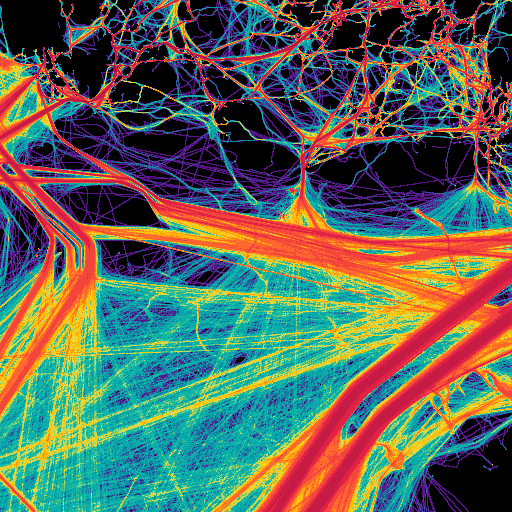
#> input picture 00.png, 512 x 512 px
$ python TryBest.py
#> lines starting #> are read from the running program, lines starting #| are printed output that depends on the picture; after the words box and inside, x2 and y2 are one past the last pixel; in counts of white or black regions, pixels touching at a corner belong together
#> further down, img is the input picture: shape (512, 512, 3); mean B, G, R 89.2, 100.5, 93.4
import cv2

import numpy as np
import pickle
import pyastar2d
import networkx as nx


def dist(a, b):
  (x1, y1) = a
  (x2, y2) = b
  return ((x1 - x2) ** 2 + (y1 - y2) ** 2) ** 0.5


def FindWayPoints2(num, ways2, ways3, flag):
  h = imge(num)
  check = {'1.0': 0,
           '1.1': 1,
           '2.5': 2,
           '4.0': 3,
           '8.0': 4,
           '9.0': 5}
  wayout = []
  i = 0
  p = list(num)
  a, b = int(p[0]), int(p[1])
  if a == 0 or flag == 1:
    while i != (512):
      wayout1 = []
      wayout2 = []
      wayout3 = []
      wayout4 = []
      wayout5 = []
      wayout6 = []
      check2 = [0, 0, 0, 0, 0, 0]
      while h[0][i] != np.inf:
        wayoutloc = i
        # print(i)
        if i != 511:
          while h[0][i] == h[0][i + 1]:
            if i == 510:
              break
            i += 1
        l = (i + wayoutloc) // 2
        o = check.get(str(h[0][l]))
        check2[o] = 1
        if i != 511 and wayoutloc != 0:
          if h[0][i] < h[0][i + 1] and h[0][i] < h[0][wayoutloc - 1]:
            if o == 0:
              wayout1.append((0, l))
            elif o == 1:
              wayout2.append((0, l))
            elif o == 2:
              wayout3.append((0, l))
            elif o == 3:
              wayout4.append((0, l))
            elif o == 4:
              wayout5.append((0, l))
        elif i == 511:
          if h[0][i] < h[0][wayoutloc - 1]:
            if o == 0:
              wayout1.append((0, l))
            elif o == 1:
              wayout2.append((0, l))
            elif o == 2:
              wayout3.append((0, l))
            elif o == 3:
              wayout4.append((0, l))
            elif o == 4:
              wayout5.append((0, l))
        elif wayoutloc == 0:
          if h[0][i] < h[0][i + 1]:
            if o == 0:
              wayout1.append((0, l))
            elif o == 1:
              wayout2.append((0, l))
            elif o == 2:
              wayout3.append((0, l))
            elif o == 3:
              wayout4.append((0, l))
            elif o == 4:
              wayout5.append((0, l))
        i += 1
        if i == 511:
          break
      anotherDic = {0: wayout1, 1: wayout2, 2: wayout3, 3: wayout4, 4: wayout5, 5: wayout6}
      for r in range(len(check2) - 1):
        if check2[r] != 0:
          first = anotherDic.get(r)
          u = r + 1
          second = anotherDic.get(u)
          wayout.extend(first)
          wayout.extend(second)
          break
      i += 1
  else:
    a1 = a - 1
    num1 = str(a1) + str(b)
    k = ways3.get(num1)
    wayout.extend(k)
  i = 0
  wayoutput2 = []
  while i != (512):
    wayout1 = []
    wayout2 = []
    wayout3 = []
    wayout4 = []
    wayout5 = []
    wayout6 = []
    wayoutput21 = []
    wayoutput22 = []
    wayoutput23 = []
    wayoutput24 = []
    wayoutput25 = []
    wayoutput26 = []
    check2 = [0, 0, 0, 0, 0, 0]
    while h[i][511] != np.inf:
      wayoutloc = i
      if wayoutloc != 511:
        while h[i][511] == h[i + 1][511]:
          if i == 510:
            break
          i += 1
      l = (i + wayoutloc) // 2
      o = check.get(str(h[l][511]))
      check2[o] = 1
      if i != 511 and wayoutloc != 0:
        if h[i][511] < h[i + 1][511] and h[i][511] < h[wayoutloc - 1][511]:
          if o == 0:
            wayout1.append((l, 511))
            wayoutput21.append((l, 0))
          elif o == 1:
            wayout2.append((l, 511))
            wayoutput22.append((l, 0))
          elif o == 2:
            wayout3.append((l, 511))
            wayoutput23.append((l, 0))
          elif o == 3:
            wayout4.append((l, 511))
            wayoutput24.append((l, 0))
          elif o == 4:
            wayout5.append((l, 511))
            wayoutput25.append((l, 0))
      elif i == 511:
        if h[i][511] < h[wayoutloc - 1][511]:
          if o == 0:
            wayout1.append((l, 511))
            wayoutput21.append((l, 0))
          elif o == 1:
            wayout2.append((l, 511))
            wayoutput22.append((l, 0))
          elif o == 2:
            wayout3.append((l, 511))
            wayoutput23.append((l, 0))
          elif o == 3:
            wayout4.append((l, 511))
            wayoutput24.append((l, 0))
          elif o == 4:
            wayout5.append((l, 511))
            wayoutput25.append((l, 0))
      elif wayoutloc == 0:
        if h[i][511] < h[i + 1][511]:
          if o == 0:
            wayout1.append((l, 511))
            wayoutput21.append((l, 0))
          elif o == 1:
            wayout2.append((l, 511))
            wayoutput22.append((l, 0))
          elif o == 2:
            wayout3.append((l, 511))
            wayoutput23.append((l, 0))
          elif o == 3:
            wayout4.append((l, 511))
            wayoutput24.append((l, 0))
          elif o == 4:
            wayout5.append((l, 511))
            wayoutput25.append((l, 0))
      i += 1
      if i == 511:
        break
    anotherDic = {0: wayout1, 1: wayout2, 2: wayout3, 3: wayout4, 4: wayout5, 5: wayout6}
    anotherDic2 = {0: wayoutput21, 1: wayoutput22, 2: wayoutput23, 3: wayoutput24, 4: wayoutput25, 5: wayoutput26}
    for o in range(len(check2) - 1):
      if check2[o] != 0:
        first = anotherDic.get(o)
        u = o + 1
        second = anotherDic.get(u)
        first2 = anotherDic2.get(o)
        second2 = anotherDic2.get(u)
        wayout.extend(first)
        wayout.extend(second)
        wayoutput2.extend(first2)
        wayoutput2.extend(second2)
        break
    i += 1
  i = 0
  ways2[num] = wayoutput2
  wayoutput3 = []
  while i != (512):
    wayout1 = []
    wayout2 = []
    wayout3 = []
    wayout4 = []
    wayout5 = []
    wayout6 = []
    wayoutput21 = []
    wayoutput22 = []
    wayoutput23 = []
    wayoutput24 = []
    wayoutput25 = []
    wayoutput26 = []
    check2 = [0, 0, 0, 0, 0, 0]
    while h[511][i] != np.inf:
      wayoutloc = i
      if wayoutloc != 511:
        while h[511][i] == h[511][i + 1]:
          if i == 510:
            break
          i += 1
      l = (i + wayoutloc) // 2
      o = check.get(str(h[511][l]))
      check2[o] = 1
      if i != 511 and wayoutloc != 0:
        if h[511][i] < h[511][i + 1] and h[511][i] < h[511][wayoutloc - 1]:
          if o == 0:
            wayout1.append((511, l))
            wayoutput21.append((0, l))
          elif o == 1:
            wayout2.append((511, l))
            wayoutput22.append((0, l))
          elif o == 2:
            wayout3.append((511, l))
            wayoutput23.append((0, l))
          elif o == 3:
            wayout4.append((511, l))
            wayoutput24.append((0, l))
          elif o == 4:
            wayout5.append((511, l))
            wayoutput25.append((0, l))
      elif i == 511:
        if h[511][i] < h[511][wayoutloc - 1]:
          if o == 0:
            wayout1.append((511, l))
            wayoutput21.append((0, l))
          elif o == 1:
            wayout2.append((511, l))
            wayoutput22.append((0, l))
          elif o == 2:
            wayout3.append((511, l))
            wayoutput23.append((0, l))
          elif o == 3:
            wayout4.append((511, l))
            wayoutput24.append((0, l))
          elif o == 4:
            wayout5.append((511, l))
            wayoutput25.append((0, l))
      elif wayoutloc == 0:
        if h[511][i] < h[511][i + 1]:
          if o == 0:
            wayout1.append((511, l))
            wayoutput21.append((0, l))
          elif o == 1:
            wayout2.append((511, l))
            wayoutput22.append((0, l))
          elif o == 2:
            wayout3.append((511, l))
            wayoutput23.append((0, l))
          elif o == 3:
            wayout4.append((511, l))
            wayoutput24.append((0, l))
          elif o == 4:
            wayout5.append((511, l))
            wayoutput25.append((0, l))
      i += 1
      if i == 511:
        break
    anotherDic = {0: wayout1, 1: wayout2, 2: wayout3, 3: wayout4, 4: wayout5, 5: wayout6}
    anotherDic2 = {0: wayoutput21, 1: wayoutput22, 2: wayoutput23, 3: wayoutput24, 4: wayoutput25, 5: wayoutput26}
    for o in range(len(check2) - 1):
      if check2[o] != 0:
        first = anotherDic.get(o)
        u = o + 1
        second = anotherDic.get(u)
        first2 = anotherDic2.get(o)
        second2 = anotherDic2.get(u)
        wayout.extend(first)
        wayout.extend(second)
        wayoutput3.extend(first2)
        wayoutput3.extend(second2)
        break
    i += 1
  ways3[num] = wayoutput3
  i = 0
  if b == 0 or flag == 1:
    while i != (512):
      wayout1 = []
      wayout2 = []
      wayout3 = []
      wayout4 = []
      wayout5 = []
      wayout6 = []
      check2 = [0, 0, 0, 0, 0, 0]
      while h[i][0] != np.inf:
        wayoutloc = i
        if wayoutloc != 511:
          while h[i][0] == h[i + 1][0]:
            if i == 510:
              break
            i += 1
        l = (i + wayoutloc) // 2
        o = check.get(str(h[l][0]))
        check2[o] = 1
        if i != 511 and wayoutloc != 0:
          if h[i][0] < h[i + 1][0] and h[i][0] < h[wayoutloc - 1][0]:
            if o == 0:
              wayout1.append((l, 0))
            elif o == 1:
              wayout2.append((l, 0))
            elif o == 2:
              wayout3.append((l, 0))
            elif o == 3:
              wayout4.append((l, 0))
            elif o == 4:
              wayout5.append((l, 0))
        elif i == 511:
          if h[i][0] < h[wayoutloc - 1][0]:
            if o == 0:
              wayout1.append((l, 0))
            elif o == 1:
              wayout2.append((l, 0))
            elif o == 2:
              wayout3.append((l, 0))
            elif o == 3:
              wayout4.append((l, 0))
            elif o == 4:
              wayout5.append((l, 0))
        elif wayoutloc == 0:
          if h[i][0] < h[i + 1][0]:
            if o == 0:
              wayout1.append((l, 0))
            elif o == 1:
              wayout2.append((l, 0))
            elif o == 2:
              wayout3.append((l, 0))
            elif o == 3:
              wayout4.append((l, 0))
            elif o == 4:
              wayout5.append((l, 0))
        i += 1
        if i == 511:
          break
      anotherDic = {0: wayout1, 1: wayout2, 2: wayout3, 3: wayout4, 4: wayout5, 5: wayout6}
      for r in range(len(check2) - 1):
        if check2[r] != 0:
          first = anotherDic.get(r)
          u = r + 1
          second = anotherDic.get(u)
          wayout.extend(first)
          wayout.extend(second)
          break
      i += 1
  else:
    b1 = b - 1
    num1 = str(a) + str(b1)
    k = ways2.get(num1)
    wayout.extend(k)
  if not wayout:
    flag = 2
  return wayout, ways2, ways3, flag

def imge(num):
  with open(num + '.npy', 'rb') as f:
    g = np.load(f)
  return(g)

def DrawWay(img, path):
    i = 0
    while i < len(path):
        x, y = path[i]
        img[x, y] = (255, 255, 255)
        img[x-1, y] = (255, 255, 255)
        i += 1
    return img

def procimg(num, img):
#> called with num = '00'
  only_red_pixels = np.argwhere(cv2.inRange(img, (0, 19, 61), (255,32, 255)))
#> only_red_pixels = 9756 pairs, first value 0 to 511, second value 0 to 511
  red_pixels = np.argwhere(cv2.inRange(img, (0, 19, 61), (255, 58, 255)))
#> red_pixels = 19570 pairs, first value 0 to 511, second value 0 to 511
  orange_pixels = np.argwhere(cv2.inRange(img, (0, 19, 61), (255, 163, 255)))
#> orange_pixels = 56027 pairs, first value 0 to 511, second value 0 to 511
  yellow_pixels = np.argwhere(cv2.inRange(img, (0, 19, 61), (255, 255, 255)))
#> yellow_pixels = 92109 pairs, first value 0 to 511, second value 0 to 511
  blue_pixels = np.argwhere(cv2.inRange(img, (0, 82, 0), (255, 255, 255)))
#> blue_pixels = 135854 pairs, first value 0 to 511, second value 0 to 511
  purple_pixels = np.argwhere(cv2.inRange(img, (0, 16, 0), (255, 255, 255)))
#> purple_pixels = 205415 pairs, first value 0 to 511, second value 0 to 511
  # mass = np.zeros((512, 512), dtype=np.float32)
  mass = np.full((512, 512), np.inf, dtype=np.float32)
  for px, py in purple_pixels:
    mass[px][py] = 9
#> this loop made 205415 passes
#> py on passes 1 to 3: 59, 60, 104
#> mass: shape (512, 512) float32; 21.64% of the values are NaN or infinite; the others: min 9, max 9, mean 9
  for px, py in blue_pixels:
    mass[px][py] = 8
#> this loop made 135854 passes
#> py on passes 1 to 3: 59, 60, 105
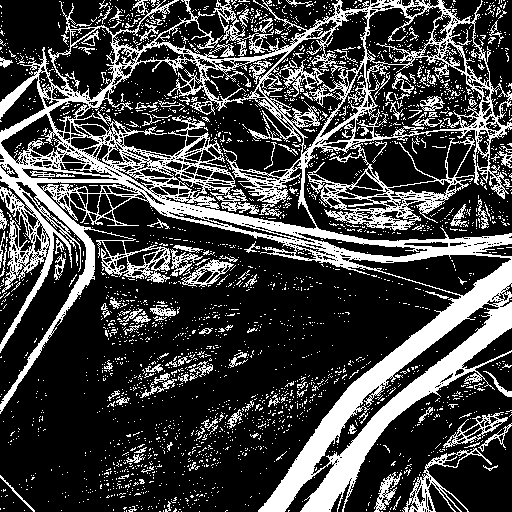
#> mass: shape (512, 512) float32; 21.64% of the values are NaN or infinite; the others: min 8, max 9, mean 8.34; drawn with min black, max white, NaN and infinite black
  for px, py in yellow_pixels:
    mass[px][py] = 4
#> this loop made 92109 passes
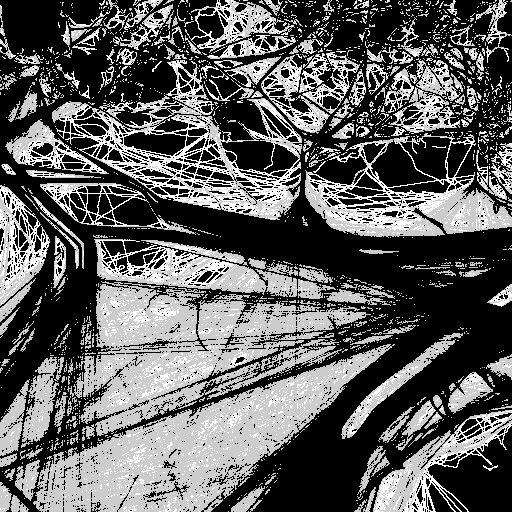
#> mass: shape (512, 512) float32; 21.64% of the values are NaN or infinite; the others: min 4, max 9, mean 6.38; drawn with min black, max white, NaN and infinite black
  for px, py in orange_pixels:
    mass[px][py] = 2.5
#> this loop made 56027 passes
#> py on passes 1 to 3: 59, 60, 117
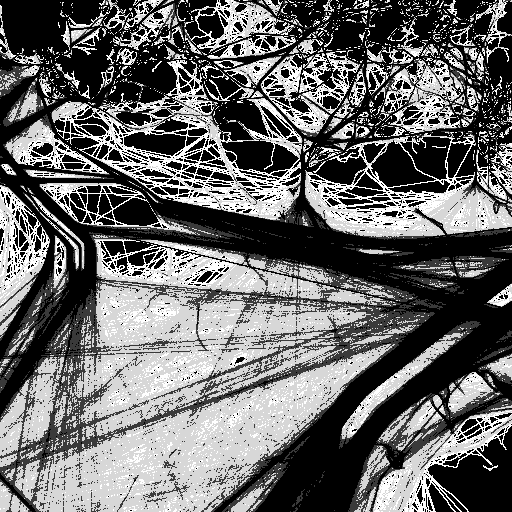
#> mass: shape (512, 512) float32; 21.64% of the values are NaN or infinite; the others: min 2.5, max 9, mean 5.97; drawn with min black, max white, NaN and infinite black
  for px, py in red_pixels:
    mass[px][py] = 1.1
#> this loop made 19570 passes
#> (px, py) on passes 1 to 3: (0, 141), (0, 142), (0, 143)
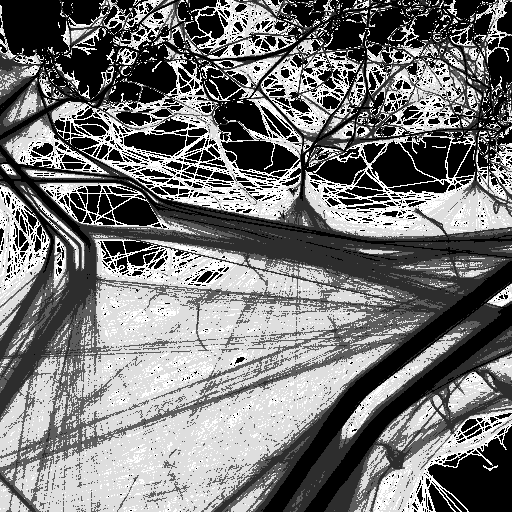
#> mass: shape (512, 512) float32; 7.47% of pixels changed, all inside (x1, y1, x2, y2) = (0, 0, 512, 512); drawn with min black, max white, NaN and infinite black
  for px, py in only_red_pixels:
    mass[px][py] = 1
#> this loop made 9756 passes
#> (px, py) on passes 1 to 3: (0, 142), (0, 143), (0, 144)
  # [5 lines of commented-out code are left out]
  with open(num + '.npy', 'wb') as f:
    np.save(f, mass)
  return(mass)


points = {}
paths = {}
ways2 = {}
ways3 = {}
G = nx.Graph()

flag = 0
print('preprocessing')
for i in range(2):
  for j in range(4):
    num = str(i) + str(j)
    num2 = num +'.png'
    img = cv2.imread(num2, cv2.IMREAD_COLOR)
    try:
      procimg(num, img)
    except Exception:
      flag = 1
      continue
    points1, ways2, ways3, flag = FindWayPoints2(num, ways2, ways3, flag)
    points[num] = points1
    if flag == 2:
        continue
    flag = 0
    # print(points1)
    lenght = len(points1)
    graph1 = imge(num)
    # print('procimg + FW done!#################' + num)
    for w in range(lenght - 1):
      for t in range(w, lenght - 1):
#> (the run stopped early here; a loop or call above may not have finished)

$ run again, on 02.png
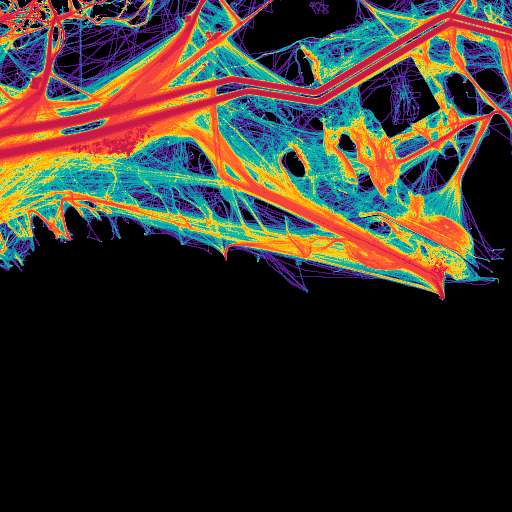
#> input picture 02.png, 512 x 512 px, given in place of 00.png, which was not available
#> img is the input picture: shape (512, 512, 3); mean B, G, R 43.9, 49.9, 55.1
#> only_red_pixels = 6400 pairs, first value 0 to 298, second value 0 to 511
#> red_pixels = 10656 pairs, first value 0 to 298, second value 0 to 511
#> orange_pixels = 35096 pairs, first value 0 to 298, second value 0 to 511
#> yellow_pixels = 53794 pairs, first value 0 to 299, second value 0 to 511
#> blue_pixels = 66987 pairs, first value 0 to 299, second value 0 to 511
#> purple_pixels = 108448 pairs, first value 0 to 300, second value 0 to 511
#> the loop in procimg, `for px, py in purple_pixels:` made 108448 passes
#> py on passes 1 to 3: 8, 9, 10
#> the loop in procimg, `for px, py in blue_pixels:` made 66987 passes
#> the loop in procimg, `for px, py in yellow_pixels:` made 53794 passes
#> py on passes 1 to 3: 9, 10, 13
#> the loop in procimg, `for px, py in orange_pixels:` made 35096 passes
#> py on passes 1 to 3: 9, 13, 14
#> after the loop in procimg, `for px, py in orange_pixels:`:
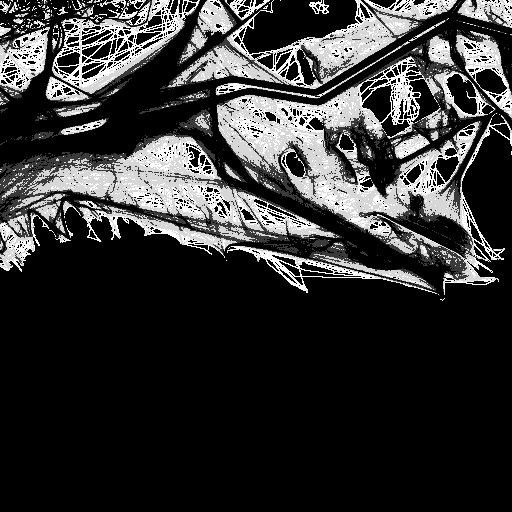
#> mass: shape (512, 512) float32; 58.63% of the values are NaN or infinite; the others: min 2.5, max 9, mean 5.73; drawn with min black, max white, NaN and infinite black
#> the loop in procimg, `for px, py in red_pixels:` made 10656 passes
#> (px, py) on passes 1 to 3: (0, 32), (0, 33), (0, 34)
#> after the loop in procimg, `for px, py in red_pixels:`:
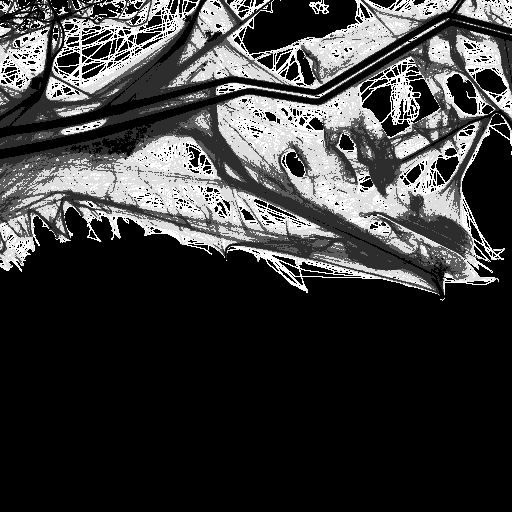
#> mass: shape (512, 512) float32; 4.06% of pixels changed, all inside (x1, y1, x2, y2) = (0, 0, 512, 299); drawn with min black, max white, NaN and infinite black
#> the loop in procimg, `for px, py in only_red_pixels:` made 6400 passes
#> (px, py) on passes 1 to 3: (0, 48), (0, 49), (0, 104)

$ run again, on 03.png
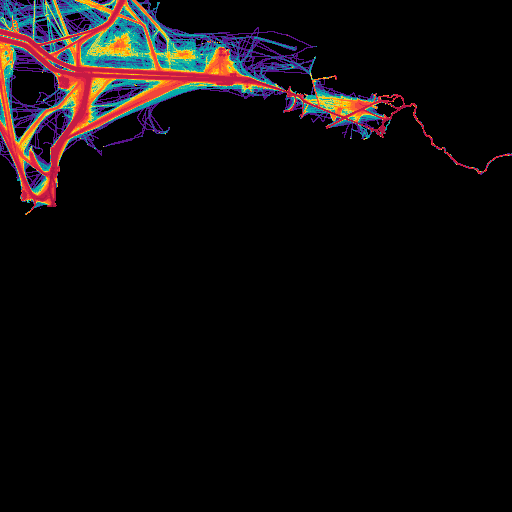
#> input picture 03.png, 512 x 512 px, given in place of 00.png, which was not available
#> img is the input picture: shape (512, 512, 3); mean B, G, R 12.8, 11.9, 15.6
#> only_red_pixels = 3829 pairs, first value 0 to 210, second value 0 to 485
#> red_pixels = 5588 pairs, first value 0 to 210, second value 0 to 511
#> orange_pixels = 11178 pairs, first value 0 to 214, second value 0 to 511
#> yellow_pixels = 15008 pairs, first value 0 to 214, second value 0 to 511
#> blue_pixels = 14934 pairs, first value 0 to 214, second value 0 to 511
#> purple_pixels = 31192 pairs, first value 0 to 214, second value 0 to 511
#> the loop in procimg, `for px, py in purple_pixels:` made 31192 passes
#> py on passes 1 to 3: 0, 1, 2
#> the loop in procimg, `for px, py in blue_pixels:` made 14934 passes
#> (px, py) on passes 1 to 3: (0, 1), (0, 6), (0, 7)
#> the loop in procimg, `for px, py in yellow_pixels:` made 15008 passes
#> (px, py) on passes 1 to 3: (0, 45), (0, 53), (0, 54)
#> the loop in procimg, `for px, py in orange_pixels:` made 11178 passes
#> (px, py) on passes 1 to 3: (0, 45), (0, 54), (0, 77)
#> after the loop in procimg, `for px, py in orange_pixels:`:
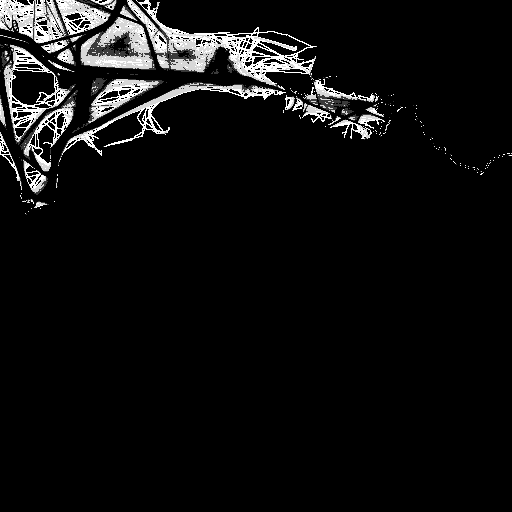
#> mass: shape (512, 512) float32; 88.1% of the values are NaN or infinite; the others: min 2.5, max 9, mean 5.81; drawn with min black, max white, NaN and infinite black
#> the loop in procimg, `for px, py in red_pixels:` made 5588 passes
#> (px, py) on passes 1 to 3: (0, 119), (0, 120), (0, 121)
#> after the loop in procimg, `for px, py in red_pixels:`:
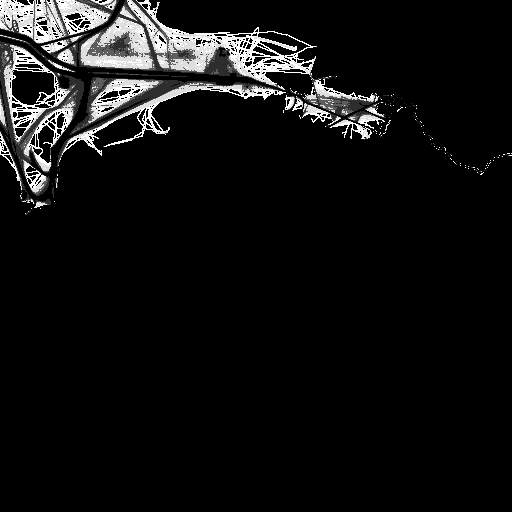
#> mass: shape (512, 512) float32; 2.13% of pixels changed, all inside (x1, y1, x2, y2) = (0, 0, 512, 211); drawn with min black, max white, NaN and infinite black
#> the loop in procimg, `for px, py in only_red_pixels:` made 3829 passes
#> (px, py) on passes 1 to 3: (0, 120), (0, 121), (0, 122)
